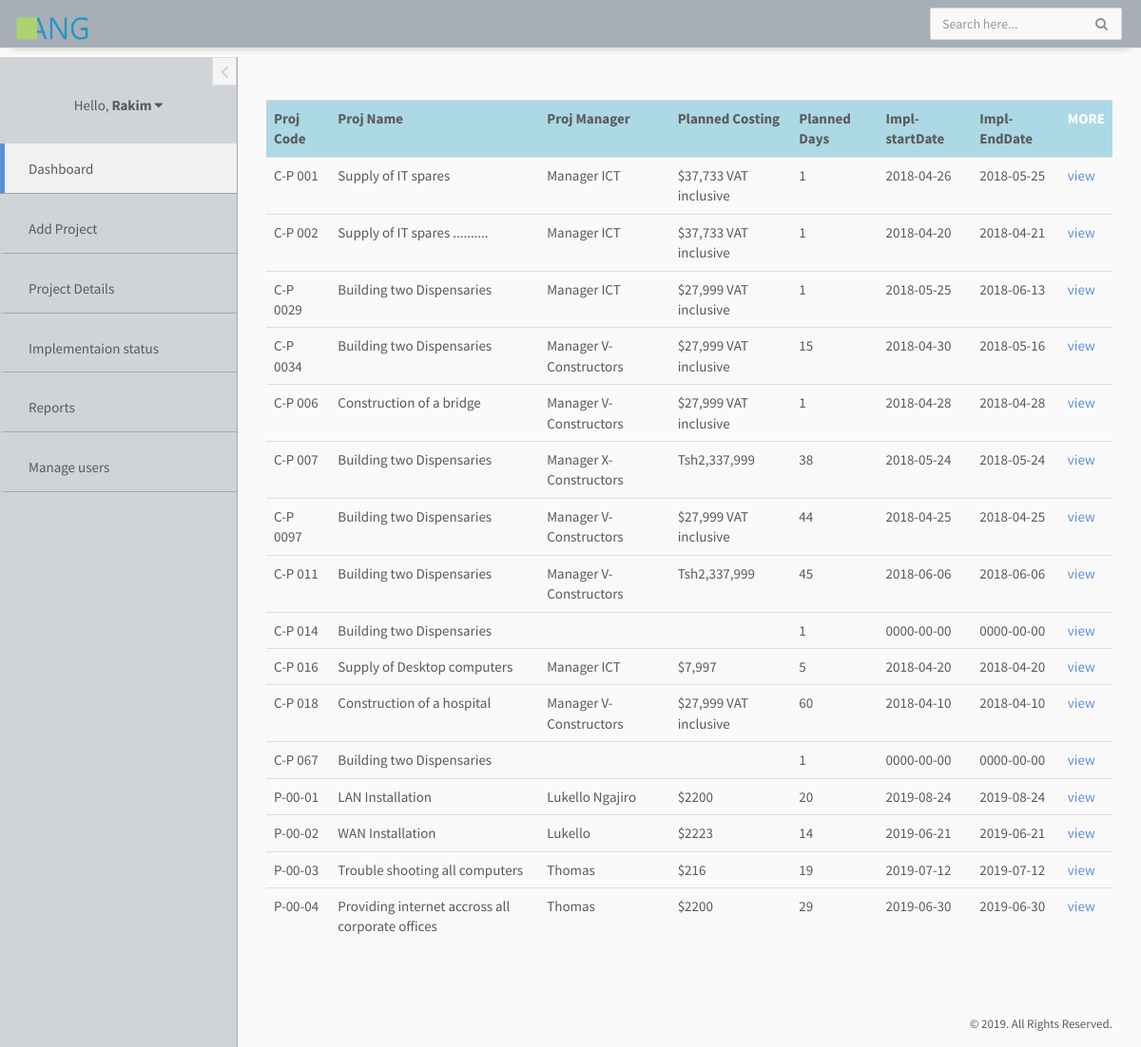
The app's page /projdetails.php (signed in) with its own data.
### tables this page shows
CREATE TABLE `users` (
  `user_id` varchar(17) NOT NULL,
  `name` varchar(255) NOT NULL,
  `department` varchar(255) NOT NULL,
  `role` varchar(255) NOT NULL,
  `email_address` varchar(255) NOT NULL,
  `gender` varchar(255) NOT NULL,
  `telephone_no` int(20) NOT NULL,
  `username` varchar(255) NOT NULL,
  `password` varchar(12) DEFAULT NULL,
  `userimg` varchar(200) NOT NULL
);

CREATE TABLE `general_information` (
  `Proj_code` varchar(30) NOT NULL,
  `Proj_name` varchar(255) NOT NULL,
  `Procurement_code` varchar(30) NOT NULL,
  `Procurement_type` varchar(255) NOT NULL,
  `Funding` varchar(255) NOT NULL,
  `AppearsIn_BussPlan` varchar(3) NOT NULL,
  `DateOf_initiation` date NOT NULL,
  `CostAt_initiation` varchar(30) NOT NULL,
  `Proj_implementer` varchar(255) NOT NULL,
  `Proj_manager` varchar(255) NOT NULL,
  `Proj_coordinator` varchar(255) NOT NULL,
  `Purpose` text NOT NULL,
  `Scope` text NOT NULL,
  `DateOf_contract` date NOT NULL,
  `Planned_costing` varchar(30) NOT NULL,
  `Current_costing` varchar(30) NOT NULL,
  `Planned_completion` int(11) NOT NULL,
  `Impl_StartDate` date NOT NULL,
  `Impl_EndDate` date NOT NULL
);

### projdetails.php (the view, shortened to what this page needs)
<!doctype html>
<html lang="en">
<head>
	<link rel="stylesheet" href="tools/bootstrap/css/bootstrap.min.css">
	<link rel="stylesheet" href="tools/font-awesome/css/font-awesome.min.css">
	<link rel="stylesheet" href="tools/linearicons/style.css">
	<link rel="stylesheet" href="tools/css/main.css">
</head>
<body>
	<div id="wrapper">
		<nav class="navbar navbar-default navbar-fixed-top"
		style="background-color:rgba(44,62,80,0.4);-webkit-box-shadow: 0 10px 10px -13px #808080; ">
			<div class="container-fluid">
				<div class="navbar-brand">
					<a href="index.php"><img src="images/angtl1.png" style="width: 80px;height: 24px"></a>
				</div>
				<div class="navbar-right">
					<form id="navbar-search" class="navbar-form search-form">
						<input value="" class="form-control" placeholder="Search here..." type="text">
						<button type="button" class="btn btn-default"><i class="fa fa-search"></i></button>
					</form>
				</div>
			</div>
		</nav>
		<div id="left-sidebar" class="sidebar" style="border-right: 1px solid #a6a6a6;background-color: rgba(44,62,80,0.2)">
			<button type="button" class="btn btn-xs btn-link btn-toggle-fullwidth">
				<i class="fa fa-angle-left"></i>
			</button>
			<div class="sidebar-scroll">
				<div class="user-account">
					<div class="dropdown">
						<a href="#" class="dropdown-toggle user-name" data-toggle="dropdown">Hello,
						 <?php
						 include("connection.php");
						 $user_id=$_SESSION['user_id'];
						 $uselect = "SELECT * FROM users WHERE username='$user_id'";
				         $result = mysqli_query($connection,$uselect);
				         $fetchdata=mysqli_fetch_array($result);
				         $Name=$fetchdata['name'];
				         echo "<strong>$Name</strong>";
				  		?> <i class="fa fa-caret-down"></i></a>
					</div>
				</div>
				<nav id="left-sidebar-nav" class="sidebar-nav" >
					<ul id="main-menu" class="metismenu">
						<li class="active"><a href="index.php" style="border-bottom: 1px solid #a6a6a6;"><i class="lnr lnr-home"></i> <span>Dashboard</span></a></li>
						<li class="">
							<a href="addprojects.php" style="border-bottom: 1px solid #a6a6a6;"><i class="lnr lnr-magic-wand"></i><span>Add Project</span></a>
						</li>
						<li class="">
							<a href="projdetails.php" style="border-bottom: 1px solid #a6a6a6;"><i class="lnr lnr-file-empty"></i> <span>Project Details</span></a>
						</li>
						<li class="">
							<a href="implstatus.php" style="border-bottom: 1px solid #a6a6a6;"><i class="lnr lnr-pencil"></i> <span>Implementaion status</span></a>
						</li>
						<li class="">
							<a href="report.php" style="border-bottom: 1px solid #a6a6a6;"><i class="lnr lnr-chart-bars"></i> <span>Reports</span></a>
						</li>
						<?php
				         if ($Name = "admin") {
				         	echo "<li>
							<a href='manageusers.php' style='border-bottom: 1px solid #a6a6a6;'><i class='lnr lnr-user'></i> <span>Manage users</span></a>
							</li>";}
						else{
				         	echo "";
						}
						?>
					</ul>
				</nav>
			</div>
		</div>
		<div id="main-content">
			<div class="container-fluid">
				<div class="panel-body">
					<table class="table table-striped table-hover">
		            <tr style="background: #ADD8E6">
		              <th>Proj Code</th>
		              <th>Proj Name</th>
		              <th>Proj Manager</th>
		              <th>Planned Costing</th>
		              <th>Planned Days</th>
		              <th>Impl-startDate</th>
		              <th>Impl-EndDate</th>
		              <th style="color: white">MORE</th>
		            </tr>
		            <?php
						include('connection.php');
						$sql="select * from general_information";
		                 $result=mysqli_query($connection,$sql);
		                  while($rows=mysqli_fetch_array($result))
		                {
		                  $Proj_code=$rows['Proj_code'];
		                  $Proj_name=$rows['Proj_name'];
		                  $Proj_manager=$rows['Proj_manager'];
		                  $Planned_costing=$rows['Planned_costing'];
		                  $Planned_completion=$rows['Planned_completion'];
		                  $Impl_StartDate=$rows['Impl_StartDate'];
		                  $Impl_EndDate=$rows['Impl_EndDate'];
		                  echo("<tr>");
		                  echo("<td>$Proj_code</td>");
		                  echo("<td>$Proj_name</td>");
		                  echo("<td>$Proj_manager</td>");
		                  echo("<td>$Planned_costing</td>");
		                  echo("<td>$Planned_completion</td>");
		                  echo("<td>$Impl_StartDate</td>");
		                  echo("<td>$Impl_EndDate</td>");
		                  echo("<td><a href='viewdetails.php?Proj_code=$Proj_code'>view</a></td>");
		                  echo("</tr>");
						}?>
					</table>
				</div>
			</div>
		</div>
		<div class="clearfix"></div>
		<footer>
			<p class="copyright">&copy; 2019. All Rights Reserved.</p>
		</footer>
	</div>
</body>
</html>

### tools/css/main.css (style rules this page uses)
body { background-color: #fafafa; font-family: "Source Sans Pro", sans-serif; font-size: 15px; color: #5A5A5A; }
a { color: #6290d0; }
footer { padding: 0 30px; padding-bottom: 15px; position: absolute; right: 0; }
.copyright { margin-bottom: 0; font-size: 13px; }
#left-sidebar { -webkit-transition: all 0.3s ease-in-out; -moz-transition: all 0.3s ease-in-out; -ms-transition: all 0.3s ease-in-out; -o-transition: all 0.3s ease-in-out; transition: all 0.3s ease-in-out; width: 250px; height: 100%; float: left; margin-top: 60px; position: fixed; left: 0; border-right: 1px solid #a6a6a6; background-color: #a6a6a6; z-index: 9; }
#main-content { -webkit-transition: all 0.3s ease-in-out; -moz-transition: all 0.3s ease-in-out; -ms-transition: all 0.3s ease-in-out; -o-transition: all 0.3s ease-in-out; transition: all 0.3s ease-in-out; width: calc(100% - 250px); float: right; position: relative; padding-top: 90px; padding-bottom: 40px; }
.navbar-default { -webkit-border-radius: 0; -moz-border-radius: 0; border-radius: 0; padding: 0; margin: 0; border: none; border-bottom: 1px solid #e8e8e8; z-index: 99; }
.navbar-brand { padding: 18px 15px; }
@media screen and (min-width: 769px) { .navbar > .container .navbar-brand, .navbar > .container-fluid .navbar-brand { margin-left: -15px; } }
#navbar-search { float: left; margin-left: 20px; margin-right: 20px; }
.user-account { margin: 40px auto 30px auto; text-align: center; }
.user-account .user-name { display: block; margin-top: 12px; color: inherit; }
.sidebar-nav ul { padding: 0; margin: 0; list-style: none; }
.sidebar-nav .metismenu { display: -webkit-box; display: -ms-flexbox; display: flex; -webkit-box-orient: vertical; -webkit-box-direction: normal; -ms-flex-direction: column; flex-direction: column; }
.sidebar-nav .metismenu > li { padding-bottom: 10px; }
.sidebar-nav .metismenu > li a { border-left: 5px solid transparent; }
.sidebar-nav .metismenu > li.active > a { border-left-color: #5c8ed4; background-color: #f1f1f1; }
.sidebar-nav .metismenu > li { -webkit-box-flex: 1; -ms-flex: 1 1 0%; flex: 1 1 0%; display: -webkit-box; display: -ms-flexbox; display: flex; -webkit-box-orient: vertical; -webkit-box-direction: normal; -ms-flex-direction: column; flex-direction: column; position: relative; }
.sidebar-nav .metismenu a { -webkit-transition: all 0.3s ease-out; -moz-transition: all 0.3s ease-out; -ms-transition: all 0.3s ease-out; -o-transition: all 0.3s ease-out; transition: all 0.3s ease-out; position: relative; display: block; padding: 13px 15px; outline-width: 0; color: #5A5A5A; }
.btn-toggle-fullwidth { -webkit-border-radius: 0; -moz-border-radius: 0; border-radius: 0; position: absolute; right: 0; padding: 5px 10px; background: #f5f5f5; color: #cacaca; border: 1px solid #dedede; z-index: 99; }
.btn-toggle-fullwidth i { margin: 0; font-size: 22px; vertical-align: middle; }
.search-form { position: relative; padding: 0; }
.search-form .btn { -moz-box-shadow: none; -webkit-box-shadow: none; box-shadow: none; position: absolute; top: 7px; right: 10px; padding: 0; border: none; color: #929292; background-color: transparent; }
.form-control { -moz-box-shadow: none; -webkit-box-shadow: none; box-shadow: none; -webkit-border-radius: 2px; -moz-border-radius: 2px; border-radius: 2px; background-color: #f9f9f9; border-color: #dadada; color: #777; }
.btn { padding: 8px 25px; }
.btn i:first-child { margin-right: 5px; }
.btn-xs { padding: 3px 8px; }
.btn-default { color: #5A5A5A; }

### records on screen
users: name "Rakim"
general_information: Proj_code "C-P 001", Proj_name "Supply of IT spares", Proj_manager "Manager ICT", Planned_costing "$37,733 VAT inclusive", Planned_completion "1", Impl_StartDate "2018-04-26", Impl_EndDate "2018-05-25"
general_information: Proj_code "C-P 002", Proj_name "Supply of IT spares ..........", Proj_manager "Manager ICT", Planned_costing "$37,733 VAT inclusive", Planned_completion "1", Impl_StartDate "2018-04-20", Impl_EndDate "2018-04-21"
general_information: Proj_code "C-P 0029", Proj_name "Building two Dispensaries", Proj_manager "Manager ICT", Planned_costing "$27,999 VAT inclusive", Planned_completion "1", Impl_StartDate "2018-05-25", Impl_EndDate "2018-06-13"
general_information: Proj_code "C-P 0034", Proj_name "Building two Dispensaries", Proj_manager "Manager V-Constructors", Planned_costing "$27,999 VAT inclusive", Planned_completion "15", Impl_StartDate "2018-04-30", Impl_EndDate "2018-05-16"
general_information: Proj_code "C-P 006", Proj_name "Construction of a bridge", Proj_manager "Manager V-Constructors", Planned_costing "$27,999 VAT inclusive", Planned_completion "1", Impl_StartDate "2018-04-28", Impl_EndDate "2018-04-28"
general_information: Proj_code "C-P 007", Proj_name "Building two Dispensaries", Proj_manager "Manager X-Constructors", Planned_costing "Tsh2,337,999", Planned_completion "38", Impl_StartDate "2018-05-24", Impl_EndDate "2018-05-24"
general_information: Proj_code "C-P 0097", Proj_name "Building two Dispensaries", Proj_manager "Manager V-Constructors", Planned_costing "$27,999 VAT inclusive", Planned_completion "44", Impl_StartDate "2018-04-25", Impl_EndDate "2018-04-25"
general_information: Proj_code "C-P 011", Proj_name "Building two Dispensaries", Proj_manager "Manager V-Constructors", Planned_costing "Tsh2,337,999", Planned_completion "45", Impl_StartDate "2018-06-06", Impl_EndDate "2018-06-06"
general_information: Proj_code "C-P 014", Proj_name "Building two Dispensaries", Planned_completion "1", Impl_StartDate "0000-00-00", Impl_EndDate "0000-00-00"
general_information: Proj_code "C-P 016", Proj_name "Supply of Desktop computers", Proj_manager "Manager ICT", Planned_costing "$7,997", Planned_completion "5", Impl_StartDate "2018-04-20", Impl_EndDate "2018-04-20"
general_information: Proj_code "C-P 018", Proj_name "Construction of a hospital", Proj_manager "Manager V-Constructors", Planned_costing "$27,999 VAT inclusive", Planned_completion "60", Impl_StartDate "2018-04-10", Impl_EndDate "2018-04-10"
general_information: Proj_code "C-P 067", Proj_name "Building two Dispensaries", Planned_completion "1", Impl_StartDate "0000-00-00", Impl_EndDate "0000-00-00"
general_information: Proj_code "P-00-01", Proj_name "LAN Installation", Proj_manager "Lukello Ngajiro", Planned_costing "$2200", Planned_completion "20", Impl_StartDate "2019-08-24", Impl_EndDate "2019-08-24"
general_information: Proj_code "P-00-02", Proj_name "WAN Installation", Proj_manager "Lukello", Planned_costing "$2223", Planned_completion "14", Impl_StartDate "2019-06-21", Impl_EndDate "2019-06-21"
general_information: Proj_code "P-00-03", Proj_name "Trouble shooting all computers", Proj_manager "Thomas", Planned_costing "$216", Planned_completion "19", Impl_StartDate "2019-07-12", Impl_EndDate "2019-07-12"
general_information: Proj_code "P-00-04", Proj_name "Providing internet accross all corporate offices", Proj_manager "Thomas", Planned_costing "$2200", Planned_completion "29", Impl_StartDate "2019-06-30", Impl_EndDate "2019-06-30"
